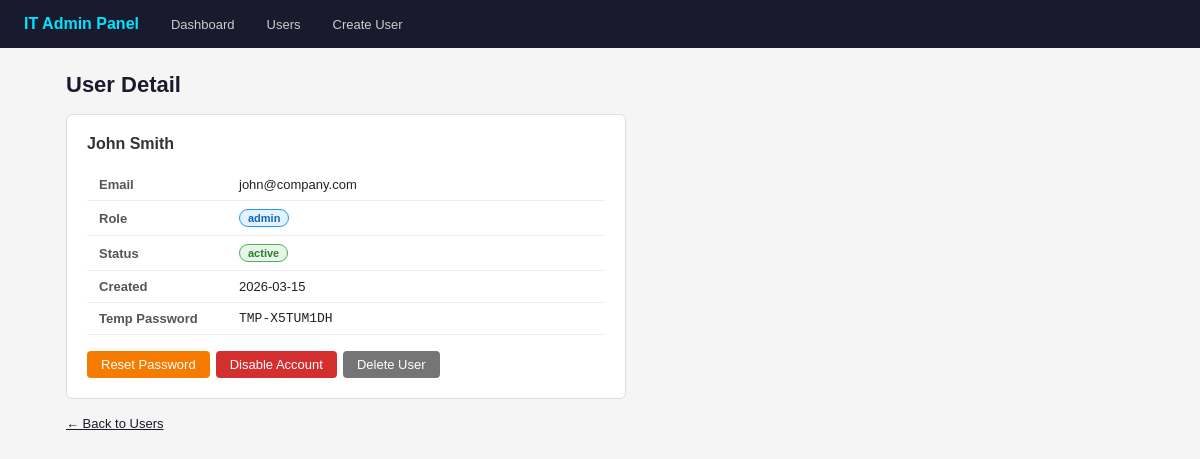
The page /user/1 on the database as committed earlier.
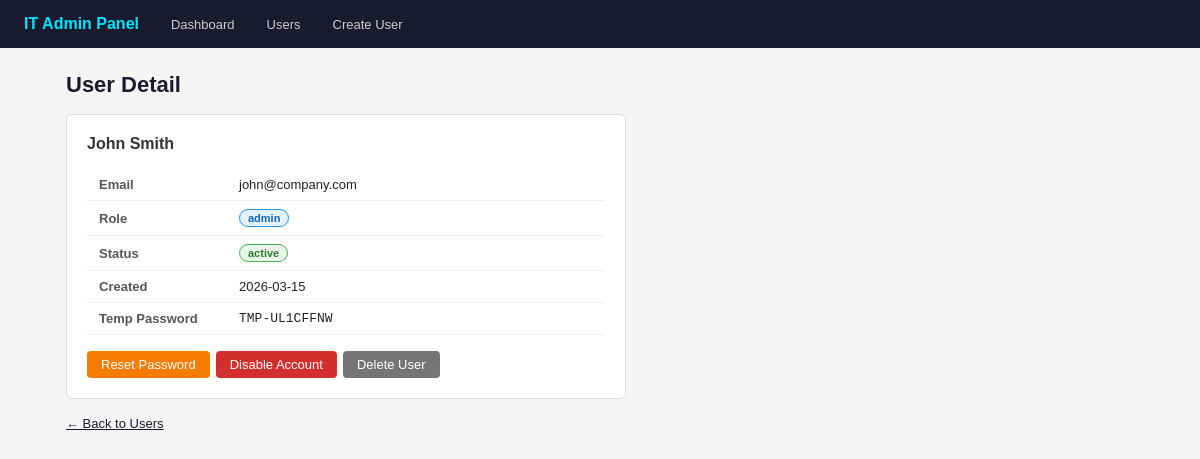
The same page on the database as committed later.
### tables this page shows
CREATE TABLE users (
            id          INTEGER PRIMARY KEY AUTOINCREMENT,
            name        TEXT NOT NULL,
            email       TEXT UNIQUE NOT NULL,
            role        TEXT NOT NULL DEFAULT 'employee',
            status      TEXT NOT NULL DEFAULT 'active',
            password    TEXT NOT NULL,
            created_at  TEXT NOT NULL
        );

### app.py (the view)
@app.route("/user/<int:user_id>")
def user_detail(user_id):
    db = get_db()
    user = db.execute("SELECT * FROM users WHERE id=?", (user_id,)).fetchone()
    db.close()
    if not user:
        flash("User not found.", "error")
        return redirect(url_for("users"))
    return render_template("user_detail.html", user=user)

### app.py (called while the page is built)
def get_db():
    conn = sqlite3.connect(DB_PATH)
    conn.row_factory = sqlite3.Row
    return conn

### templates/user_detail.html (shortened to what this page needs)
{% extends "base.html" %}
{% block content %}
<h1>User Detail</h1>
<div class="card" style="max-width:560px;">
    <h2>{{ user.name }}</h2>
    <table class="detail-table" style="margin: 16px 0;">
        <tr><td>Email</td><td>{{ user.email }}</td></tr>
        <tr><td>Role</td><td><span class="badge badge-{{ user.role }}">{{ user.role }}</span></td></tr>
        <tr><td>Status</td><td><span class="badge badge-{{ user.status }}">{{ user.status }}</span></td></tr>
        <tr><td>Created</td><td>{{ user.created_at[:10] }}</td></tr>
        <tr><td>Temp Password</td><td style="font-family:monospace;">{{ user.password }}</td></tr>
    </table>
    <div class="actions">
        <a href="/reset-password/{{ user.id }}" class="btn btn-warning">Reset Password</a>
        <form method="POST" action="/toggle-status/{{ user.id }}" style="display:inline;">
            {% if user.status == 'active' %}
            <button type="submit" class="btn btn-danger">Disable Account</button>
            {% else %}
            <button type="submit" class="btn btn-success">Enable Account</button>
            {% endif %}
        </form>
        <form method="POST" action="/delete-user/{{ user.id }}" style="display:inline;"
              onsubmit="return confirm('Delete {{ user.name }}? This cannot be undone.');">
            <button type="submit" class="btn btn-secondary">Delete User</button>
        </form>
    </div>
</div>
<a href="/users" style="color:#1a1a2e; font-size:13px;">← Back to Users</a>
{% endblock %}

Rows that differ between the two databases and show on the page:
changed users "John Smith": password "TMP-X5TUM1DH" → "TMP-UL1CFFNW"
